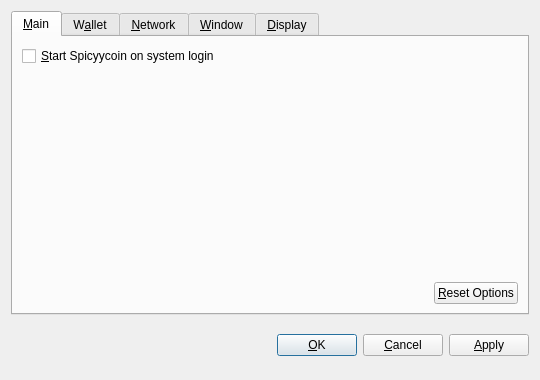
<?xml version="1.0" encoding="UTF-8"?>
<ui version="4.0">
 <class>OptionsDialog</class>
 <widget class="QDialog" name="OptionsDialog">
  <property name="geometry">
   <rect>
    <x>0</x>
    <y>0</y>
    <width>540</width>
    <height>380</height>
   </rect>
  </property>
  <property name="windowTitle">
   <string>Options</string>
  </property>
  <property name="modal">
   <bool>true</bool>
  </property>
  <layout class="QVBoxLayout" name="verticalLayout">
   <item>
    <widget class="QTabWidget" name="tabWidget">
     <property name="tabPosition">
      <enum>QTabWidget::North</enum>
     </property>
     <property name="currentIndex">
      <number>0</number>
     </property>
     <widget class="QWidget" name="tabMain">
      <attribute name="title">
       <string>&amp;Main</string>
      </attribute>
      <layout class="QVBoxLayout" name="verticalLayout_Main">
       <item>
        <widget class="QCheckBox" name="bitcoinAtStartup">
         <property name="toolTip">
          <string>Automatically start Spicyycoin after logging in to the system.</string>
         </property>
         <property name="text">
          <string>&amp;Start Spicyycoin on system login</string>
         </property>
        </widget>
       </item>
       <item>
        <spacer name="verticalSpacer_Main">
         <property name="orientation">
          <enum>Qt::Vertical</enum>
         </property>
         <property name="sizeHint" stdset="0">
          <size>
           <width>20</width>
           <height>40</height>
          </size>
         </property>
        </spacer>
       </item>
       <item>
        <layout class="QHBoxLayout" name="horizontalLayout_2_Main">
         <item>
          <spacer name="horizontalSpacer_2_Main">
           <property name="orientation">
            <enum>Qt::Horizontal</enum>
           </property>
           <property name="sizeHint" stdset="0">
            <size>
             <width>40</width>
             <height>20</height>
            </size>
           </property>
          </spacer>
         </item>
         <item>
          <widget class="QPushButton" name="resetButton">
           <property name="toolTip">
            <string>Reset all client options to default.</string>
           </property>
           <property name="text">
            <string>&amp;Reset Options</string>
           </property>
           <property name="autoDefault">
            <bool>false</bool>
           </property>
          </widget>
         </item>
        </layout>
       </item>
      </layout>
     </widget>
     <widget class="QWidget" name="tabWallet">
      <attribute name="title">
       <string>W&amp;allet</string>
      </attribute>
      <layout class="QVBoxLayout" name="verticalLayout_Network">
       <item>
        <widget class="QLabel" name="transactionFeeInfoLabel">
         <property name="text">
          <string>Optional transaction fee per kB that helps make sure your transactions are processed quickly. Most transactions are 1 kB.</string>
         </property>
         <property name="textFormat">
          <enum>Qt::PlainText</enum>
         </property>
         <property name="wordWrap">
          <bool>true</bool>
         </property>
        </widget>
       </item>
       <item>
        <layout class="QHBoxLayout" name="horizontalLayout_1_Main">
         <item>
          <widget class="QLabel" name="transactionFeeLabel">
           <property name="text">
            <string>Pay transaction &amp;fee</string>
           </property>
           <property name="textFormat">
            <enum>Qt::PlainText</enum>
           </property>
           <property name="buddy">
            <cstring>transactionFee</cstring>
           </property>
          </widget>
         </item>
         <item>
          <widget class="BitcoinAmountField" name="transactionFee"/>
         </item>
         <item>
          <spacer name="horizontalSpacer_1_Main">
           <property name="orientation">
            <enum>Qt::Horizontal</enum>
           </property>
           <property name="sizeHint" stdset="0">
            <size>
             <width>40</width>
             <height>20</height>
            </size>
           </property>
          </spacer>
         </item>
        </layout>
       </item>
       <item>
        <widget class="QLabel" name="label">
         <property name="text">
          <string>If you disable the spending of unconfirmed change, the change from a transaction cannot be used until that transaction has at least one confirmation. This also affects how your balance is computed.</string>
         </property>
         <property name="wordWrap">
          <bool>true</bool>
         </property>
        </widget>
       </item>
       <item>
        <widget class="QCheckBox" name="spendZeroConfChange">
         <property name="text">
          <string>Spend unconfirmed change  (experts only)</string>
         </property>
        </widget>
       </item>
       <item>
        <spacer name="verticalSpacer">
         <property name="orientation">
          <enum>Qt::Vertical</enum>
         </property>
         <property name="sizeHint" stdset="0">
          <size>
           <width>20</width>
           <height>40</height>
          </size>
         </property>
        </spacer>
       </item>
      </layout>
     </widget>
     <widget class="QWidget" name="tabNetwork">
      <attribute name="title">
       <string>&amp;Network</string>
      </attribute>
      <layout class="QVBoxLayout" name="verticalLayout_Network">
       <item>
        <widget class="QCheckBox" name="mapPortUpnp">
         <property name="toolTip">
          <string>Automatically open the Spicyycoin client port on the router. This only works when your router supports UPnP and it is enabled.</string>
         </property>
         <property name="text">
          <string>Map port using &amp;UPnP</string>
         </property>
        </widget>
       </item>
       <item>
        <widget class="QCheckBox" name="connectSocks">
         <property name="toolTip">
          <string>Connect to the Spicyycoin network through a SOCKS proxy (e.g. when connecting through Tor).</string>
         </property>
         <property name="text">
          <string>&amp;Connect through SOCKS proxy:</string>
         </property>
        </widget>
       </item>
       <item>
        <layout class="QHBoxLayout" name="horizontalLayout_Network">
         <item>
          <widget class="QLabel" name="proxyIpLabel">
           <property name="text">
            <string>Proxy &amp;IP:</string>
           </property>
           <property name="textFormat">
            <enum>Qt::PlainText</enum>
           </property>
           <property name="buddy">
            <cstring>proxyIp</cstring>
           </property>
          </widget>
         </item>
         <item>
          <widget class="QValidatedLineEdit" name="proxyIp">
           <property name="maximumSize">
            <size>
             <width>140</width>
             <height>16777215</height>
            </size>
           </property>
           <property name="toolTip">
            <string>IP address of the proxy (e.g. 127.0.0.1)</string>
           </property>
          </widget>
         </item>
         <item>
          <widget class="QLabel" name="proxyPortLabel">
           <property name="text">
            <string>&amp;Port:</string>
           </property>
           <property name="textFormat">
            <enum>Qt::PlainText</enum>
           </property>
           <property name="buddy">
            <cstring>proxyPort</cstring>
           </property>
          </widget>
         </item>
         <item>
          <widget class="QLineEdit" name="proxyPort">
           <property name="maximumSize">
            <size>
             <width>55</width>
             <height>16777215</height>
            </size>
           </property>
           <property name="toolTip">
            <string>Port of the proxy (e.g. 9050)</string>
           </property>
          </widget>
         </item>
         <item>
          <widget class="QLabel" name="socksVersionLabel">
           <property name="text">
            <string>SOCKS &amp;Version:</string>
           </property>
           <property name="textFormat">
            <enum>Qt::PlainText</enum>
           </property>
           <property name="buddy">
            <cstring>socksVersion</cstring>
           </property>
          </widget>
         </item>
         <item>
          <widget class="QValueComboBox" name="socksVersion">
           <property name="toolTip">
            <string>SOCKS version of the proxy (e.g. 5)</string>
           </property>
          </widget>
         </item>
         <item>
          <spacer name="horizontalSpacer_Network">
           <property name="orientation">
            <enum>Qt::Horizontal</enum>
           </property>
           <property name="sizeHint" stdset="0">
            <size>
             <width>40</width>
             <height>20</height>
            </size>
           </property>
          </spacer>
         </item>
        </layout>
       </item>
       <item>
        <spacer name="verticalSpacer_Network">
         <property name="orientation">
          <enum>Qt::Vertical</enum>
         </property>
         <property name="sizeHint" stdset="0">
          <size>
           <width>20</width>
           <height>40</height>
          </size>
         </property>
        </spacer>
       </item>
      </layout>
     </widget>
     <widget class="QWidget" name="tabWindow">
      <attribute name="title">
       <string>&amp;Window</string>
      </attribute>
      <layout class="QVBoxLayout" name="verticalLayout_Window">
       <item>
        <widget class="QCheckBox" name="minimizeToTray">
         <property name="toolTip">
          <string>Show only a tray icon after minimizing the window.</string>
         </property>
         <property name="text">
          <string>&amp;Minimize to the tray instead of the taskbar</string>
         </property>
        </widget>
       </item>
       <item>
        <widget class="QCheckBox" name="minimizeOnClose">
         <property name="toolTip">
          <string>Minimize instead of exit the application when the window is closed. When this option is enabled, the application will be closed only after selecting Quit in the menu.</string>
         </property>
         <property name="text">
          <string>M&amp;inimize on close</string>
         </property>
        </widget>
       </item>
       <item>
        <spacer name="verticalSpacer_Window">
         <property name="orientation">
          <enum>Qt::Vertical</enum>
         </property>
         <property name="sizeHint" stdset="0">
          <size>
           <width>20</width>
           <height>40</height>
          </size>
         </property>
        </spacer>
       </item>
      </layout>
     </widget>
     <widget class="QWidget" name="tabDisplay">
      <attribute name="title">
       <string>&amp;Display</string>
      </attribute>
      <layout class="QVBoxLayout" name="verticalLayout_Display">
       <item>
        <layout class="QHBoxLayout" name="horizontalLayout_1_Display">
         <item>
          <widget class="QLabel" name="langLabel">
           <property name="text">
            <string>User Interface &amp;language:</string>
           </property>
           <property name="textFormat">
            <enum>Qt::PlainText</enum>
           </property>
           <property name="buddy">
            <cstring>lang</cstring>
           </property>
          </widget>
         </item>
         <item>
          <widget class="QValueComboBox" name="lang">
           <property name="toolTip">
            <string>The user interface language can be set here. This setting will take effect after restarting Spicyycoin.</string>
           </property>
          </widget>
         </item>
        </layout>
       </item>
       <item>
        <layout class="QHBoxLayout" name="horizontalLayout_2_Display">
         <item>
          <widget class="QLabel" name="unitLabel">
           <property name="text">
            <string>&amp;Unit to show amounts in:</string>
           </property>
           <property name="textFormat">
            <enum>Qt::PlainText</enum>
           </property>
           <property name="buddy">
            <cstring>unit</cstring>
           </property>
          </widget>
         </item>
         <item>
          <widget class="QValueComboBox" name="unit">
           <property name="toolTip">
            <string>Choose the default subdivision unit to show in the interface and when sending coins.</string>
           </property>
          </widget>
         </item>
        </layout>
       </item>
       <item>
        <widget class="QCheckBox" name="displayAddresses">
         <property name="toolTip">
          <string>Whether to show Spicyycoin addresses in the transaction list or not.</string>
         </property>
         <property name="text">
          <string>&amp;Display addresses in transaction list</string>
         </property>
        </widget>
       </item>
       <item>
        <widget class="QCheckBox" name="coinControlFeatures">
         <property name="toolTip">
          <string>Whether to show coin control features or not.</string>
         </property>
         <property name="text">
          <string>Display coin &amp;control features (experts only!)</string>
         </property>
        </widget>
       </item>
       <item>
        <spacer name="verticalSpacer_Display">
         <property name="orientation">
          <enum>Qt::Vertical</enum>
         </property>
         <property name="sizeHint" stdset="0">
          <size>
           <width>20</width>
           <height>40</height>
          </size>
         </property>
        </spacer>
       </item>
      </layout>
     </widget>
    </widget>
   </item>
   <item>
    <layout class="QHBoxLayout" name="horizontalLayout_Buttons">
     <item>
      <spacer name="horizontalSpacer_1">
       <property name="orientation">
        <enum>Qt::Horizontal</enum>
       </property>
       <property name="sizeHint" stdset="0">
        <size>
         <width>40</width>
         <height>48</height>
        </size>
       </property>
      </spacer>
     </item>
     <item>
      <widget class="QLabel" name="statusLabel">
       <property name="font">
        <font>
         <weight>75</weight>
         <bold>true</bold>
        </font>
       </property>
       <property name="text">
        <string/>
       </property>
       <property name="textFormat">
        <enum>Qt::PlainText</enum>
       </property>
       <property name="wordWrap">
        <bool>true</bool>
       </property>
      </widget>
     </item>
     <item>
      <spacer name="horizontalSpacer_2">
       <property name="orientation">
        <enum>Qt::Horizontal</enum>
       </property>
       <property name="sizeHint" stdset="0">
        <size>
         <width>40</width>
         <height>48</height>
        </size>
       </property>
      </spacer>
     </item>
     <item>
      <widget class="QPushButton" name="okButton">
       <property name="text">
        <string>&amp;OK</string>
       </property>
      </widget>
     </item>
     <item>
      <widget class="QPushButton" name="cancelButton">
       <property name="text">
        <string>&amp;Cancel</string>
       </property>
       <property name="autoDefault">
        <bool>false</bool>
       </property>
      </widget>
     </item>
     <item>
      <widget class="QPushButton" name="applyButton">
       <property name="text">
        <string>&amp;Apply</string>
       </property>
       <property name="autoDefault">
        <bool>false</bool>
       </property>
      </widget>
     </item>
    </layout>
   </item>
  </layout>
 </widget>
 <customwidgets>
  <customwidget>
   <class>BitcoinAmountField</class>
   <extends>QSpinBox</extends>
   <header>bitcoinamountfield.h</header>
  </customwidget>
  <customwidget>
   <class>QValueComboBox</class>
   <extends>QComboBox</extends>
   <header>qvaluecombobox.h</header>
  </customwidget>
  <customwidget>
   <class>QValidatedLineEdit</class>
   <extends>QLineEdit</extends>
   <header>qvalidatedlineedit.h</header>
  </customwidget>
 </customwidgets>
 <resources/>
 <connections/>
</ui>
